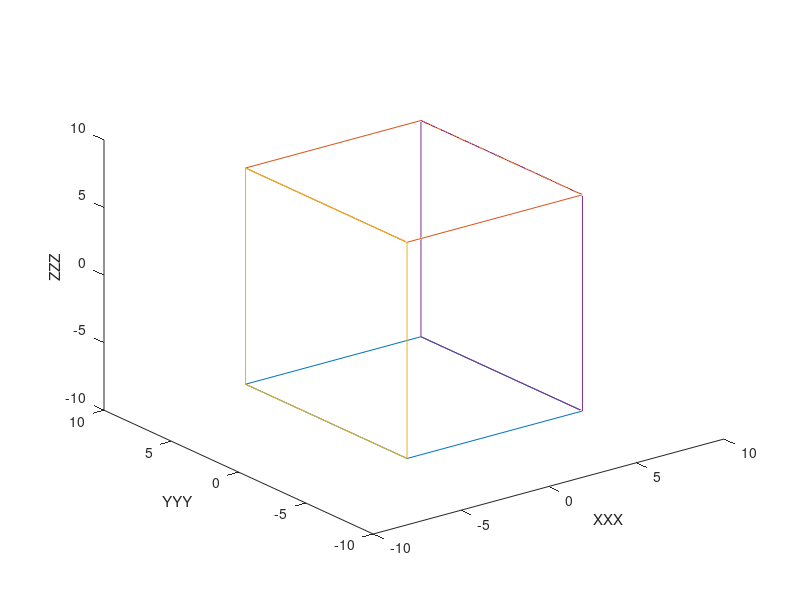

Here is the MATLAB script that generated this plot:

deltaX = 5;
deltaY = 6;
deltaZ = 8;

x=[
    -1 1 1 -1 -1 % bottom
    -1 1 1 -1 -1 % top
    -1 -1 -1 -1 -1 % left
    1 1 1 1 1 % right
    ] * deltaX;
y=[
    -1 -1 1 1 -1
    -1 -1 1 1 -1
    -1 1 1 -1 -1
    -1 1 1 -1 -1
    ] *deltaY ;
z=[
    -1 -1 -1 -1 -1
    1 1 1 1 1
    -1 -1 1 1 -1
    -1 -1 1 1 -1
    ] * deltaZ;
figure;
line(x',y',z');
view(3);
set(gca,'xlim',[-10 10],...
    'ylim',[-10 10],...
    'zlim',[-10 10]);
xlabel('XXX');
ylabel('YYY');
zlabel('ZZZ');